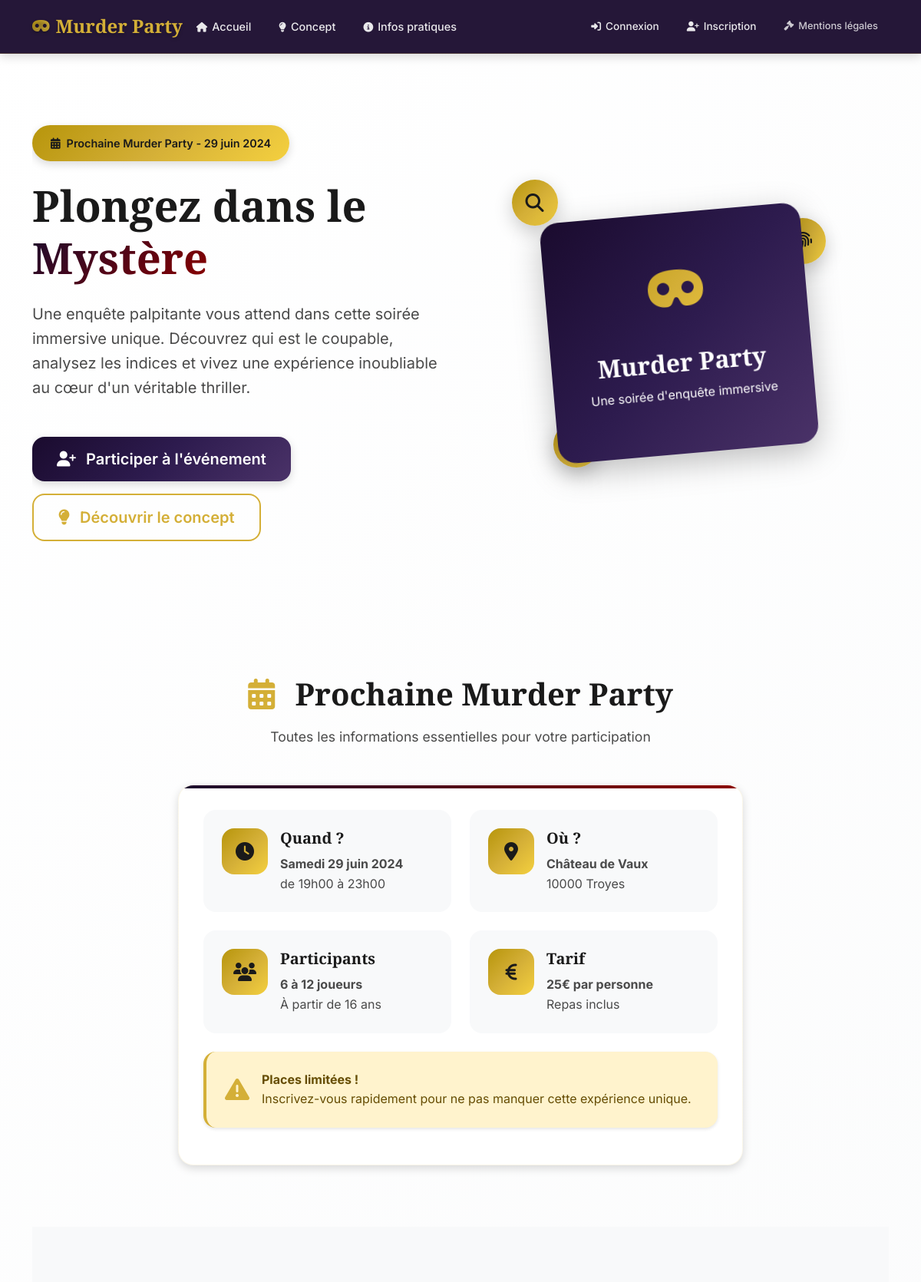
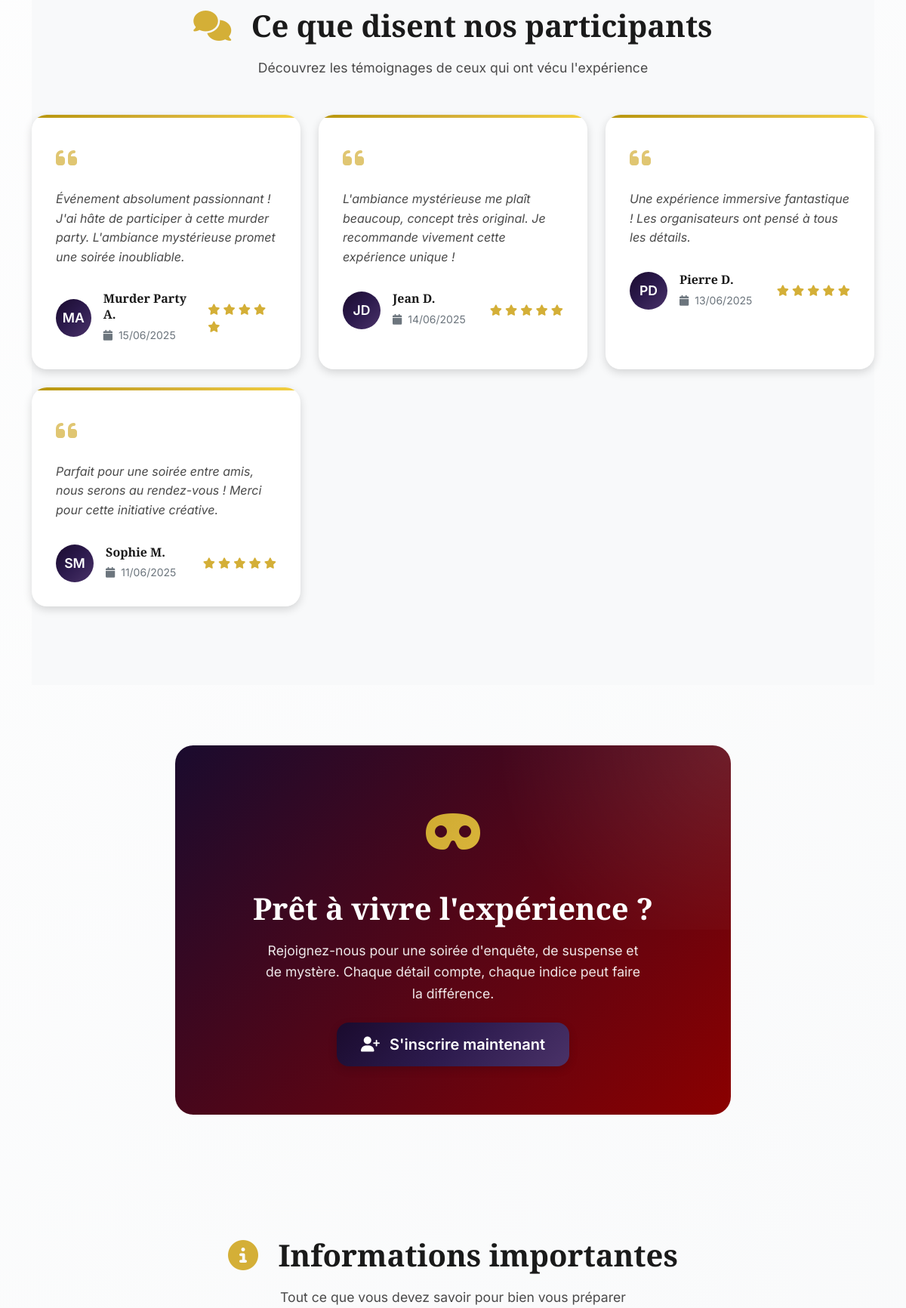
The page / (upper part) on the database its author committed (2 pictures, top to bottom).
### tables this page shows
CREATE TABLE commentaires (
    id INT AUTO_INCREMENT PRIMARY KEY,
    utilisateur_id INT NOT NULL,
    contenu TEXT NOT NULL,
    approuve TINYINT(1) DEFAULT 0,
    date_creation TIMESTAMP DEFAULT CURRENT_TIMESTAMP,
    date_approbation TIMESTAMP NULL,
    FOREIGN KEY (utilisateur_id) REFERENCES utilisateurs(id) ON DELETE CASCADE,
    INDEX idx_approuve (approuve),
    INDEX idx_date_creation (date_creation),
    INDEX idx_utilisateur_id (utilisateur_id)
);

CREATE TABLE utilisateurs (
    id INT AUTO_INCREMENT PRIMARY KEY,
    nom VARCHAR(100) NOT NULL,
    prenom VARCHAR(100) NOT NULL,
    email VARCHAR(255) UNIQUE NOT NULL,
    mot_de_passe VARCHAR(255) NOT NULL,
    telephone VARCHAR(20) NULL,
    age INT NULL,
    date_inscription TIMESTAMP DEFAULT CURRENT_TIMESTAMP,
    is_admin TINYINT(1) DEFAULT 0,
    INDEX idx_email (email),
    INDEX idx_is_admin (is_admin)
);

### controller/accueil_controller.php (called while the page is built)
<?php
require_once('conf/config.php');
require_once('model/Comment.php');
function index() {
    $commentaires = Comment::getApproved();
    require_once('view/accueil.php');
}
?>

### index.php (called while the page is built)
<?php
require_once('conf/routeur.php');
?>

### conf/config.php (called while the page is built, shortened)
<?php
function securise($data) {
    return htmlspecialchars(trim($data), ENT_QUOTES, 'UTF-8');
}
function isLoggedIn() {
    return isset($_SESSION['user_id']);
}
?>

### model/Comment.php (called while the page is built, shortened)
<?php
require_once('conf/config.php');
class Comment {
    public static function getApproved() {
        $db = getDB();
        $stmt = $db->query("
            SELECT c.*, u.nom, u.prenom, u.email
            FROM commentaires c
            JOIN utilisateurs u ON c.utilisateur_id = u.id
            WHERE c.approuve = 1
            ORDER BY c.date_creation DESC
        ");
        return $stmt->fetchAll();
    }
}
?>

### view/accueil.php (the view, shortened to what this page needs)
<?php
require_once('view/autres_pages/header.php');
?>
<div class="container">
    <section class="hero-section animate-on-scroll">
        <div class="row align-items-center min-vh-75">
            <div class="col-lg-6 mb-5 mb-lg-0">
                <div class="hero-content">
                    <div class="hero-badge mb-4">
                        <i class="fas fa-calendar-alt me-2" aria-hidden="true"></i>
                        <span>Prochaine Murder Party - 29 juin 2024</span>
                    </div>
                    <h1 class="hero-title mb-4">
                        Plongez dans le
                        <span class="text-mystery">Mystère</span>
                    </h1>
                    <p class="hero-description mb-5">
                        Une enquête palpitante vous attend dans cette soirée immersive unique.
                        Découvrez qui est le coupable, analysez les indices et vivez une expérience
                        inoubliable au cœur d'un véritable thriller.
                    </p>
                    <div class="hero-actions">
                        <?php if (!isLoggedIn()): ?>
                            <a href="/auth/inscription" class="btn btn-modern-primary btn-lg me-3">
                                <i class="fas fa-user-plus me-2" aria-hidden="true"></i>
                                Participer à l'événement
                            </a>
                            <a href="/concept" class="btn btn-modern-outline btn-lg">
                                <i class="fas fa-lightbulb me-2" aria-hidden="true"></i>
                                Découvrir le concept
                            </a>
                        <?php endif; ?>
                    </div>
                </div>
            </div>
            <div class="col-lg-6">
                <div class="hero-visual">
                    <div class="mystery-card">
                        <div class="mystery-icon">
                            <i class="fas fa-mask" aria-hidden="true"></i>
                        </div>
                        <div class="mystery-content">
                            <h3>Murder Party</h3>
                            <p>Une soirée d'enquête immersive</p>
                        </div>
                    </div>
                    <div class="floating-elements">
                        <div class="floating-element element-1">
                            <i class="fas fa-search" aria-hidden="true"></i>
                        </div>
                        <div class="floating-element element-2">
                            <i class="fas fa-fingerprint" aria-hidden="true"></i>
                        </div>
                        <div class="floating-element element-3">
                            <i class="fas fa-key" aria-hidden="true"></i>
                        </div>
                    </div>
                </div>
            </div>
        </div>
    </section>
    <section class="event-info-section animate-on-scroll">
        <div class="row">
            <div class="col-12">
                <div class="section-header text-center mb-5">
                    <h2 class="section-title">
                        <i class="fas fa-calendar-alt text-accent me-3" aria-hidden="true"></i>
                        Prochaine Murder Party
                    </h2>
                    <p class="section-subtitle">
                        Toutes les informations essentielles pour votre participation
                    </p>
                </div>
            </div>
        </div>
        <div class="row">
            <div class="col-lg-8 mx-auto">
                <div class="card-modern event-card">
                    <div class="card-body">
                        <div class="row g-4">
                            <div class="col-md-6">
                                <div class="info-item">
                                    <div class="info-icon">
                                        <i class="fas fa-clock" aria-hidden="true"></i>
                                    </div>
                                    <div class="info-content">
                                        <h5>Quand ?</h5>
                                        <p class="mb-0">
                                            <strong>Samedi 29 juin 2024</strong><br>
                                            de 19h00 à 23h00
                                        </p>
                                    </div>
                                </div>
                            </div>
                            <div class="col-md-6">
                                <div class="info-item">
                                    <div class="info-icon">
                                        <i class="fas fa-map-marker-alt" aria-hidden="true"></i>
                                    </div>
                                    <div class="info-content">
                                        <h5>Où ?</h5>
                                        <p class="mb-0">
                                            <strong>Château de Vaux</strong><br>
                                            10000 Troyes
                                        </p>
                                    </div>
                                </div>
                            </div>
                            <div class="col-md-6">
                                <div class="info-item">
                                    <div class="info-icon">
                                        <i class="fas fa-users" aria-hidden="true"></i>
                                    </div>
                                    <div class="info-content">
                                        <h5>Participants</h5>
                                        <p class="mb-0">
                                            <strong>6 à 12 joueurs</strong><br>
                                            À partir de 16 ans
                                        </p>
                                    </div>
                                </div>
                            </div>
                            <div class="col-md-6">
                                <div class="info-item">
                                    <div class="info-icon">
                                        <i class="fas fa-euro-sign" aria-hidden="true"></i>
                                    </div>
                                    <div class="info-content">
                                        <h5>Tarif</h5>
                                        <p class="mb-0">
                                            <strong>25€ par personne</strong><br>
                                            Repas inclus
                                        </p>
                                    </div>
                                </div>
                            </div>
                        </div>
                        <div class="alert alert-modern alert-warning mt-4">
                            <div class="d-flex align-items-center">
                                <i class="fas fa-exclamation-triangle fa-2x me-3 text-accent" aria-hidden="true"></i>
                                <div>
                                    <strong>Places limitées !</strong><br>
                                    Inscrivez-vous rapidement pour ne pas manquer cette expérience unique.
                                </div>
                            </div>
                        </div>
                    </div>
                </div>
            </div>
        </div>
    </section>
    <?php if (!empty($commentaires)): ?>
    <section class="testimonials-section animate-on-scroll">
        <div class="row">
            <div class="col-12">
                <div class="section-header text-center mb-5">
                    <h2 class="section-title">
                        <i class="fas fa-comments text-accent me-3" aria-hidden="true"></i>
                        Ce que disent nos participants
                    </h2>
                    <p class="section-subtitle">
                        Découvrez les témoignages de ceux qui ont vécu l'expérience
                    </p>
                </div>
            </div>
        </div>
        <div class="row">
            <?php foreach ($commentaires as $index => $commentaire): ?>
            <div class="col-lg-4 mb-4">
                <div class="testimonial-card">
                    <div class="testimonial-content">
                        <div class="quote-icon">
                            <i class="fas fa-quote-left" aria-hidden="true"></i>
                        </div>
                        <p class="testimonial-text">
                            <?= nl2br(securise($commentaire['contenu'])) ?>
                        </p>
                    </div>
                    <div class="testimonial-author">
                        <div class="author-avatar">
                            <?= strtoupper(substr($commentaire['prenom'], 0, 1) . substr($commentaire['nom'], 0, 1)) ?>
                        </div>
                        <div class="author-info">
                            <h6 class="author-name">
                                <?= securise($commentaire['prenom']) ?> <?= securise(substr($commentaire['nom'], 0, 1)) ?>.
                            </h6>
                            <small class="author-date">
                                <i class="fas fa-calendar me-1" aria-hidden="true"></i>
                                <?= date('d/m/Y', strtotime($commentaire['date_creation'])) ?>
                            </small>
                        </div>
                        <div class="testimonial-rating">
                            <?php for($i = 0; $i < 5; $i++): ?>
                                <i class="fas fa-star" aria-hidden="true"></i>
                            <?php endfor; ?>
                        </div>
                    </div>
                </div>
            </div>
            <?php endforeach; ?>
        </div>
    </section>
    <?php endif; ?>
    <?php if (!isLoggedIn()): ?>
    <section class="cta-section animate-on-scroll">
        <div class="row">
            <div class="col-lg-8 mx-auto">
                <div class="cta-card">
                    <div class="cta-content text-center">
                        <div class="cta-icon mb-4">
                            <i class="fas fa-mask" aria-hidden="true"></i>
                        </div>
                        <h3 class="cta-title mb-3">
                            Prêt à vivre l'expérience ?
                        </h3>
                        <p class="cta-description mb-4">
                            Rejoignez-nous pour une soirée d'enquête, de suspense et de mystère.
                            Chaque détail compte, chaque indice peut faire la différence.
                        </p>
                        <a href="/auth/inscription" class="btn btn-modern-primary btn-lg">
                            <i class="fas fa-user-plus me-2" aria-hidden="true"></i>
                            S'inscrire maintenant
                        </a>
                    </div>
                </div>
            </div>
        </div>
    </section>
    <?php endif; ?>
    <section class="practical-info-section animate-on-scroll">
        <div class="row">
            <div class="col-12">
                <div class="section-header text-center mb-5">
                    <h2 class="section-title">
                        <i class="fas fa-info-circle text-accent me-3" aria-hidden="true"></i>
                        Informations importantes
                    </h2>
                    <p class="section-subtitle">
                        Tout ce que vous devez savoir pour bien vous préparer
                    </p>
                </div>
            </div>
        </div>
    </section>
</div>
<?php require_once('view/autres_pages/footer.php'); ?>

### rows shown on the page
commentaires: contenu "Événement absolument passionnant ! J'ai hâte de participer à cette murder party. L'ambiance mystérieuse promet une soirée inoubliable.", utilisateur.nom "MA", utilisateur.prenom "Murder Party", utilisateur.nom "A", date_creation "15/06/2025"
commentaires: contenu "L'ambiance mystérieuse me plaît beaucoup, concept très original. Je recommande vivement cette expérience unique !", utilisateur.nom "JD", utilisateur.prenom "Jean", utilisateur.nom "D", date_creation "14/06/2025"
commentaires: contenu "Une expérience immersive fantastique ! Les organisateurs ont pensé à tous les détails.", utilisateur.nom "PD", utilisateur.prenom "Pierre", utilisateur.nom "D", date_creation "13/06/2025"
commentaires: contenu "Parfait pour une soirée entre amis, nous serons au rendez-vous ! Merci pour cette initiative créative.", utilisateur.nom "SM", utilisateur.prenom "Sophie", utilisateur.nom "M", date_creation "11/06/2025"
